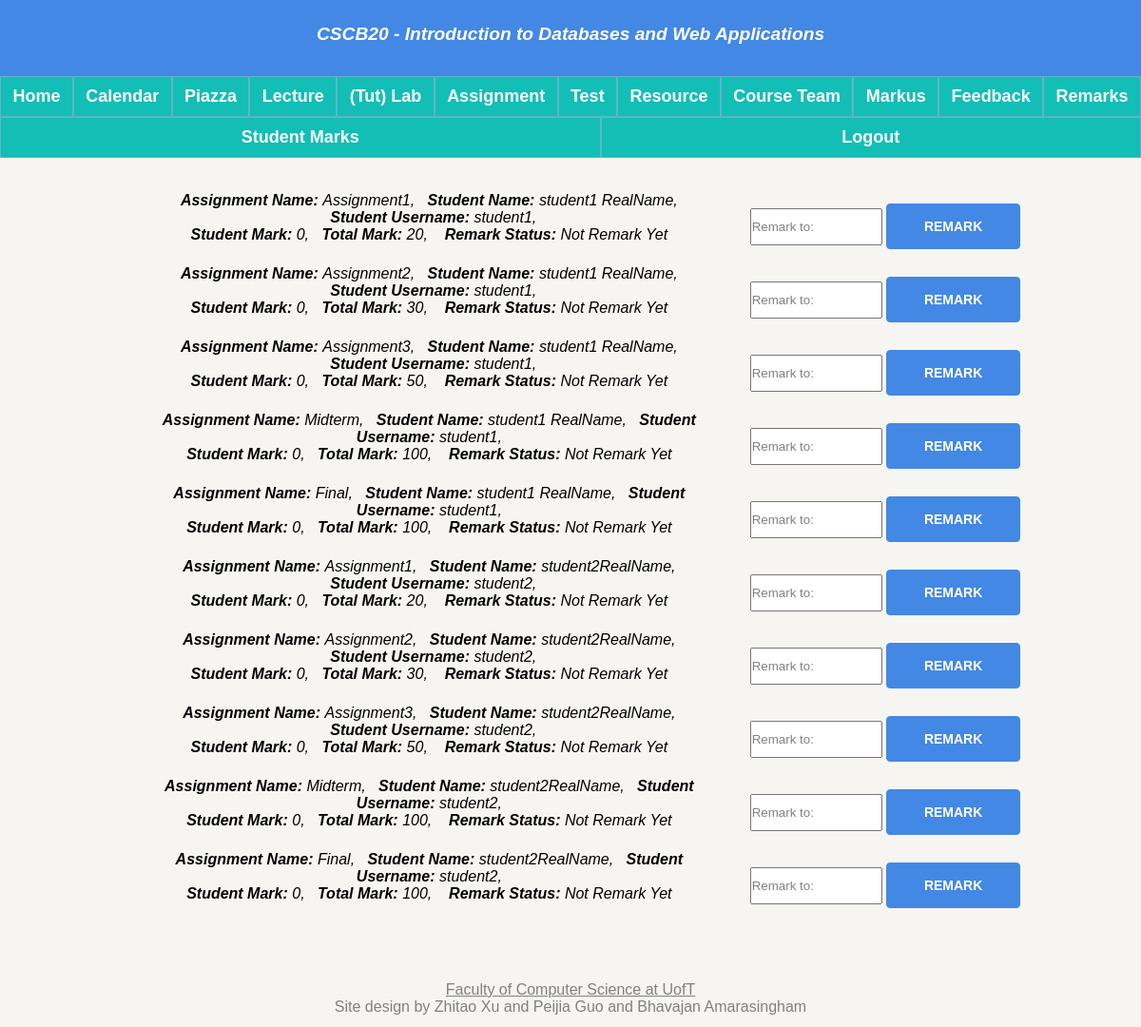
/allmarks (signed in), run on the app's committed database.
### app.py (models this page shows, shortened)
class Evaluation(db.Model):
    __tablename__ = 'Evaluation'
    eid = db.Column(db.Integer, primary_key = True)
    stuMark = db.Column(db.Integer)
    remarkText = db.Column(db.String(200))
    remark_signal = db.Column(db.Boolean)
    student_username = db.Column(db.String(20), db.ForeignKey('Person.username'), nullable = False)
    typeName = db.Column(db.String(20), db.ForeignKey('Assignment.assignment_name'), nullable = False)
    total_mark = db.Column(db.Integer, db.ForeignKey('Assignment.total_mark'), nullable = False)
    stuName = db.Column(db.String(20), db.ForeignKey('Person.name'), nullable = False)

### app.py (the view, shortened to what this page needs)
@app.route("/allmarks", methods = ['GET', 'POST'])
def allmarks():
    get_student_marks = query_all_student_marks_all()
    if request.method == 'GET':
        return render_template("allmarks.html", query_all_student_mark_all = get_student_marks)

### app.py (called while the page is built)
def query_all_student_marks_all():
    student_marks = db.session.query(Evaluation)
    return student_marks

### templates/allmarks.html (shortened to what this page needs)
{% extends "template.html" %}
{% block content %}
{% if not session.name %}
<p>Access Denied</p>
{% else %}
{% if session.type == 1 %}
<div class="grade">
  <ul>
    {% for Evaluations in query_all_student_mark_all %}
    <li class="container_li">
      <div class="li_flex">
        <strong>Assignment Name: </strong>{{ Evaluations.typeName }},
        &nbsp&nbsp<strong>Student Name: </strong>{{ Evaluations.stuName }},
        &nbsp&nbsp<strong>Student Username: </strong>{{ Evaluations.student_username }},
        <br><strong>Student Mark: </strong>{{ Evaluations.stuMark }},
        &nbsp&nbsp<strong>Total Mark: </strong>{{ Evaluations.total_mark }},
        &nbsp&nbsp
        {% if Evaluations.remark_signal == 0 %}
        <strong>Remark Status: </strong>Not Remark Yet
        {% else %}
        <strong>Remark Status: </strong>Already Remarked
        {% endif %}
        <br>
        <br>
      </div>
      <form class="teacher_grade_css" action="/allmarks" method="post">
        <input class="grade_input" name="stuMark" placeholder="Remark to:"></input>
        <button type="Remark">Remark</button>
      </form>
      <br></br>
    </li>
    {% endfor %}
  </ul>
</div>
{% else %}
<p>Access Denied</p>
{% endif %}
{% endif %}
{% endblock %}

### static/style.css (style rules this page uses)
@media (min-width: 1200px) { body { background-color: #f6f5f2; color: #000000; font-family: Geneva, Arial, Helvetica, sans-serif; align-items: center; overflow-wrap: break-word; } }
@media (min-width: 1200px) { * { margin: 0%; } }
@media (min-width: 1200px) { li { font-size: 16px; } }
@media (min-width: 1200px) { input::placeholder { color: rgb(43, 37, 37); } }
@media (min-width: 1200px) { button { font-size: 16px; font-weight: 600; text-transform: uppercase; padding: 15px 26px; color: #FFF; background-color: rgb(42, 202, 154); border-radius: 4px; border: 1px solid rgb(42, 202, 154); border-left-style: solid; text-align: center; width: 100%; } }
@media (min-width: 1200px) { .container_li { display: flex; flex-flow: row nowrap; margin-bottom: 5px; justify-content: center; align-items: center; } }
@media (min-width: 1200px) { .li_flex { flex: 3; font-style: italic; text-align: center; margin-right: 5%; } }
@media (min-width: 1200px) { .teacher_grade_css { flex: 1; } }
@media (min-width: 1200px) { .grade_input { height: 40px; width: 150px; padding: 0px; } }
@media (min-width: 1200px) { .grade_input::placeholder { color: rgb(128, 128, 128); } }
@media (min-width: 1200px) { .teacher_grade_css button { width: 154px; font-size: 14px; font-weight: 600; background-color: #4388e4; border-color: #4388e4; border-radius: 4px; } }
@media (min-width: 600px) and (max-width: 1200px) { body { background-color: #f6f5f2; color: #000000; font-family: Geneva, Arial, Helvetica, sans-serif; align-items: center; overflow-wrap: break-word; } }
@media (min-width: 600px) and (max-width: 1200px) { * { margin: 0%; } }
@media (min-width: 600px) and (max-width: 1200px) { li { font-size: 16px; } }
@media (min-width: 600px) and (max-width: 1200px) { input::placeholder { color: rgb(43, 37, 37); } }
@media (min-width: 600px) and (max-width: 1200px) { button { font-size: 16px; font-weight: 600; text-transform: uppercase; padding: 15px 26px; color: #FFF; background-color: rgb(42, 202, 154); border-radius: 4px; border: 1px solid rgb(42, 202, 154); border-left-style: solid; text-align: center; width: 100%; } }
@media (min-width: 600px) and (max-width: 1200px) { .container_li { display: flex; flex-flow: row nowrap; margin-bottom: 5px; justify-content: center; align-items: center; } }
@media (min-width: 600px) and (max-width: 1200px) { .li_flex { flex: 2; font-style: italic; text-align: center; margin-right: 5%; max-width: 80%; } }
@media (min-width: 600px) and (max-width: 1200px) { .teacher_grade_css { flex: 1; } }
@media (min-width: 600px) and (max-width: 1200px) { .grade_input { height: 35px; width: 135px; } }
@media (min-width: 600px) and (max-width: 1200px) { .grade_input::placeholder { color: rgb(128, 128, 128); } }
@media (min-width: 600px) and (max-width: 1200px) { .teacher_grade_css button { width: 141px; font-size: 14px; font-weight: 600; background-color: #4388e4; border-color: #4388e4; border-radius: 4px; } }

### data on the page
Evaluation: typeName "Assignment1", stuName "student1 RealName", student_username "student1", stuMark "0", total_mark "20", shows "Remark Status:", remark_signal "Not Remark Yet"
Evaluation: typeName "Assignment2", stuName "student1 RealName", student_username "student1", stuMark "0", total_mark "30", shows "Remark Status:", remark_signal "Not Remark Yet"
Evaluation: typeName "Assignment3", stuName "student1 RealName", student_username "student1", stuMark "0", total_mark "50", shows "Remark Status:", remark_signal "Not Remark Yet"
Evaluation: typeName "Midterm", stuName "student1 RealName", student_username "student1", stuMark "0", total_mark "100", shows "Remark Status:", remark_signal "Not Remark Yet"
Evaluation: typeName "Final", stuName "student1 RealName", student_username "student1", stuMark "0", total_mark "100", shows "Remark Status:", remark_signal "Not Remark Yet"
Evaluation: typeName "Assignment1", stuName "student2RealName", student_username "student2", stuMark "0", total_mark "20", shows "Remark Status:", remark_signal "Not Remark Yet"
Evaluation: typeName "Assignment2", stuName "student2RealName", student_username "student2", stuMark "0", total_mark "30", shows "Remark Status:", remark_signal "Not Remark Yet"
Evaluation: typeName "Assignment3", stuName "student2RealName", student_username "student2", stuMark "0", total_mark "50", shows "Remark Status:", remark_signal "Not Remark Yet"
Evaluation: typeName "Midterm", stuName "student2RealName", student_username "student2", stuMark "0", total_mark "100", shows "Remark Status:", remark_signal "Not Remark Yet"
Evaluation: typeName "Final", stuName "student2RealName", student_username "student2", stuMark "0", total_mark "100", shows "Remark Status:", remark_signal "Not Remark Yet"
